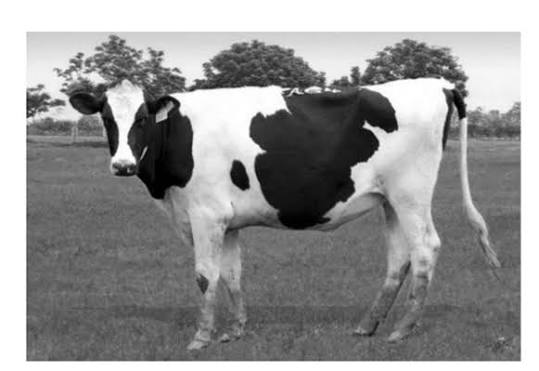
//> input picture Hafta4/cow.jpg, 539 x 371 px
$ ./04_color_conversions_pointer   (built with g++ and OpenCV 4)
//> lines starting //> are read from the running program, lines starting //| are printed output that depends on the picture
#include <opencv2/opencv.hpp>
#include <iostream>
#include <algorithm>
#include <cstdlib>
using namespace cv;
using namespace std;

// Donusum fonksiyonlarinin ortak tipi (function pointer).
using Conversion = Mat (*)(const Mat&);

Mat bgrToRgb(const Mat& img) {
    Mat out(img.size(), CV_8UC3);
    for (int y=0; y<img.rows; ++y) {
        const Vec3b* src=img.ptr<Vec3b>(y);
        Vec3b* dst=out.ptr<Vec3b>(y);
        for (int x=0; x<img.cols; ++x)
            dst[x]=Vec3b(src[x][2],src[x][1],src[x][0]);
    }
    return out;
}

Mat bgrToGray(const Mat& img) {
    Mat out(img.size(), CV_8UC1);
    for (int y=0; y<img.rows; ++y) {
        const Vec3b* src=img.ptr<Vec3b>(y);
        uchar* dst=out.ptr<uchar>(y);
        for (int x=0; x<img.cols; ++x) {
            int b=src[x][0],g=src[x][1],r=src[x][2];
            dst[x]=(uchar)((3735*b+19235*g+9798*r+16384)>>15);
        }
    }
    return out;
}

Mat bgrToHsv(const Mat& img) {
    Mat out(img.size(), CV_8UC3);
    const int shift=12, scale=1<<shift;
    int sdiv[256]={0},hdiv[256]={0};
    for(int i=1;i<256;++i) {
        sdiv[i]=cvRound((double)(255*scale)/i);
        hdiv[i]=cvRound((double)(180*scale)/(6*i));
    }
    for(int y=0;y<img.rows;++y) {
        const Vec3b* src=img.ptr<Vec3b>(y);
        Vec3b* dst=out.ptr<Vec3b>(y);
        for(int x=0;x<img.cols;++x) {
            int b=src[x][0],g=src[x][1],r=src[x][2];
            int v=max(r,max(g,b)), mn=min(r,min(g,b)), d=v-mn;
            int s=(d*sdiv[v]+(scale>>1))>>shift;
            int h=0;
            if(d) {
                if(v==r) h=g-b;
                else if(v==g) h=b-r+2*d;
                else h=r-g+4*d;
                h=(h*hdiv[d]+(scale>>1))>>shift;
                if(h<0) h+=180;
            }
            dst[x]=Vec3b((uchar)h,(uchar)s,(uchar)v);
        }
    }
    return out;
}

Mat bgrToYCrCb(const Mat& img) {
    Mat out(img.size(), CV_8UC3);
    for(int y=0;y<img.rows;++y) {
        const Vec3b* src=img.ptr<Vec3b>(y);
        Vec3b* dst=out.ptr<Vec3b>(y);
        for(int x=0;x<img.cols;++x) {
            int b=src[x][0],g=src[x][1],r=src[x][2];
            int Y=(4899*r+9617*g+1868*b+8192)>>14;
            int Cr=(((r-Y)*11682+8192)>>14)+128;
            int Cb=(((b-Y)*9241+8192)>>14)+128;
            dst[x]=Vec3b(saturate_cast<uchar>(Y),saturate_cast<uchar>(Cr),saturate_cast<uchar>(Cb));
        }
    }
    return out;
}

long long difference(const Mat& a, const Mat& b) {
    if(a.size()!=b.size() || a.type()!=b.type()) return -1;
    long long total=0;
    const int channels=a.channels();
    for(int y=0;y<a.rows;++y) {
        const uchar* p=a.ptr<uchar>(y);
        const uchar* q=b.ptr<uchar>(y);
        for(int i=0;i<a.cols*channels;++i) total+=abs((int)p[i]-(int)q[i]);
    }
    return total;
}

int main(int argc,char** argv) {
    const string file=argc>1 ? argv[1] : "/content/cow.jpg";
    Mat img=imread(file,IMREAD_COLOR);
//> img is the input picture: 371 rows x 539 cols, CV_8UC3; min 0, max 255, mean 149.4
    if(img.empty()) {cerr<<"Goruntu bulunamadi: "<<file<<'\n';return 1;}
    struct Test {const char* name; Conversion fn; int opencvCode;};
    Test tests[]={
        {"BGR -> RGB",bgrToRgb,COLOR_BGR2RGB},
        {"BGR -> GRAY",bgrToGray,COLOR_BGR2GRAY},
        {"BGR -> HSV",bgrToHsv,COLOR_BGR2HSV},
        {"BGR -> YCrCb",bgrToYCrCb,COLOR_BGR2YCrCb}
    };
    for(const Test& t:tests) {
        Conversion converter=t.fn; // Fonksiyon pointeri ile cagirma
        Mat manual=converter(img), reference;
        cvtColor(img,reference,t.opencvCode);
        cout<<t.name<<" | Toplam mutlak hata: "<<difference(manual,reference)<<'\n';
    }
//> this loop made 4 passes
//> t.opencvCode on passes 2 to 4: 6, 40, 36
//| BGR -> RGB | Toplam mutlak hata: 0
//| BGR -> GRAY | Toplam mutlak hata: 0
//| BGR -> HSV | Toplam mutlak hata: 0
//| BGR -> YCrCb | Toplam mutlak hata: 0
//> pass 3, `Mat manual=converter(img), reference;`:
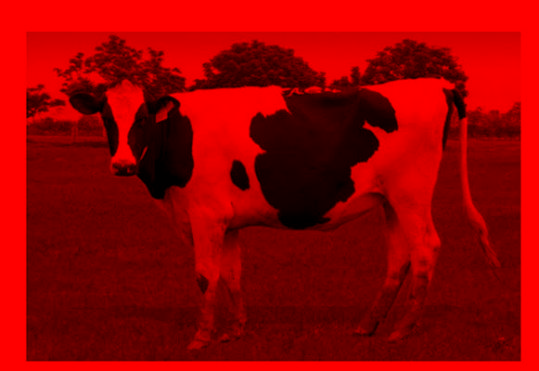
//> manual: 371 rows x 539 cols, CV_8UC3; mean B, G, R 0, 0, 149.4
}
